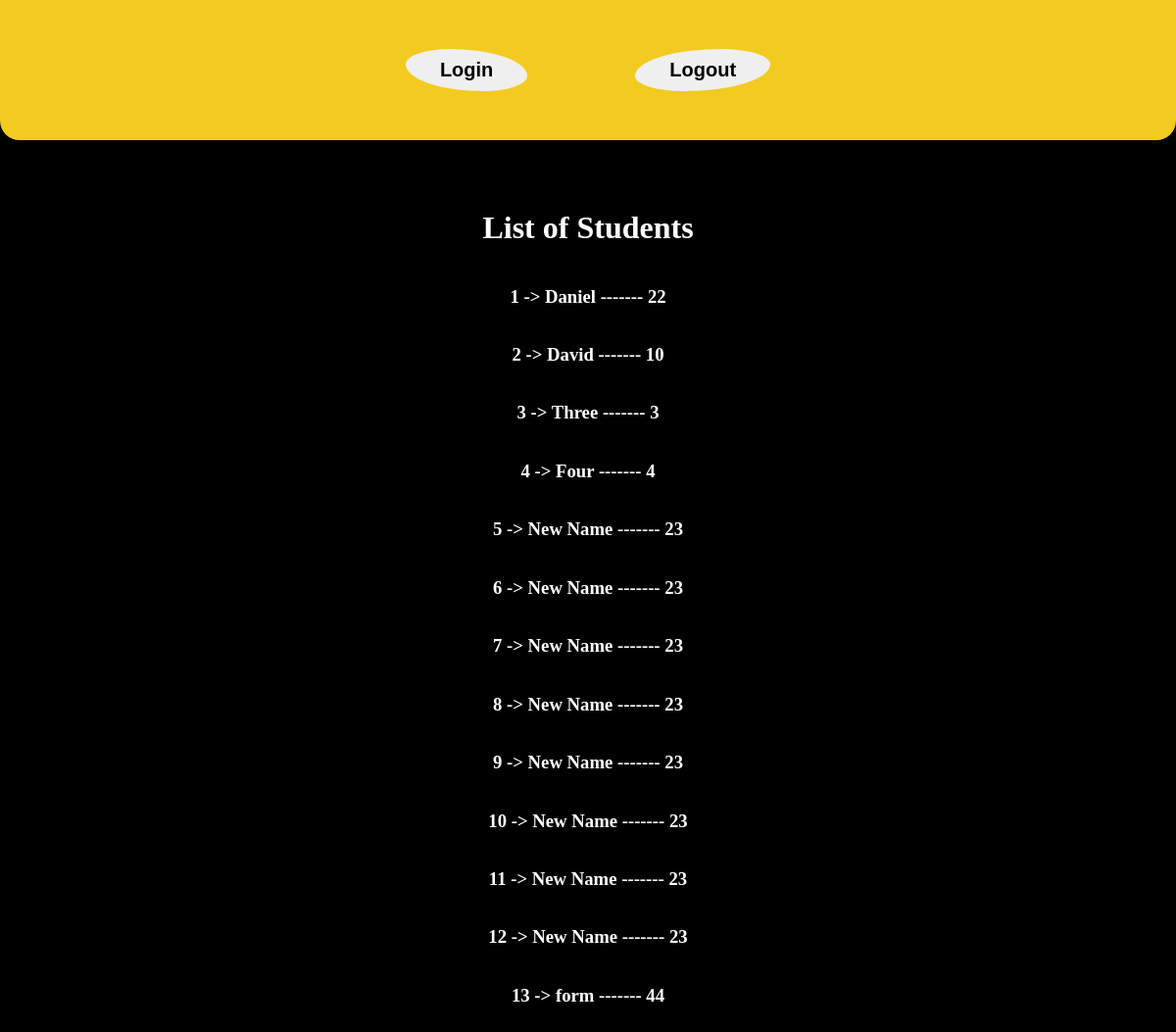
Page /ListClass on the earlier database version.
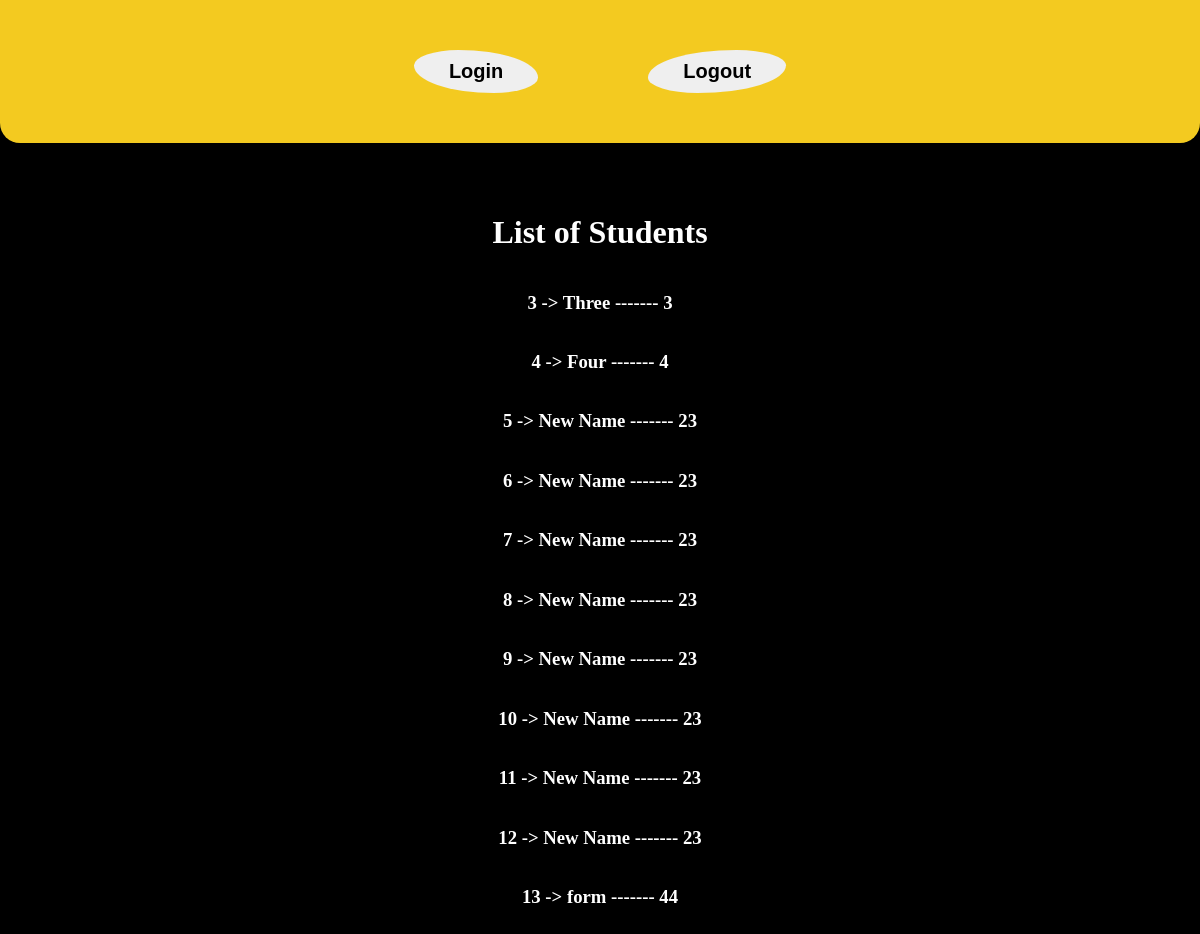
Same page on the later database version.
### FirstClassApp/models.py (models this page shows, shortened)
class Student(models.Model):
    name = models.CharField(max_length=20)
    roll = models.IntegerField()

### FirstClassApp/views.py (the view)
# urls.py: path('ListClass',StudentList.as_view(),name="ListView"),
class StudentList(ListView):
    queryset = Student.objects.all()

### template/FirstClassApp/student_list.html
{% extends 'base.html'%} {% block content %}
<h1>List of Students</h1>
{% for instance in object_list %}
<h3>{{instance.id}} -> {{instance.name}} ------- {{instance.roll}}</h3>
{% endfor %} {% endblock %}

Differences in the rows shown:
removed Student: id "1", name "Daniel", roll "22"
removed Student: id "2", name "David", roll "10"
